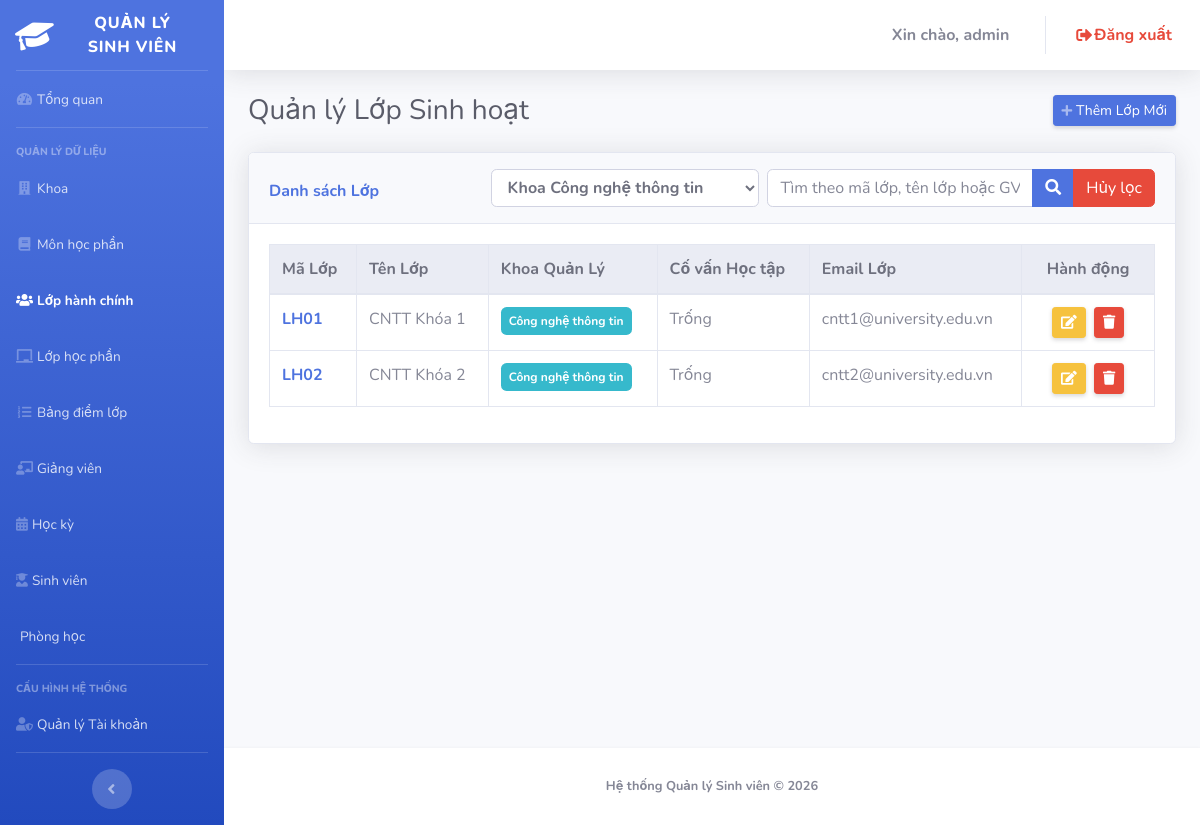
/admin/index.php?page=classes&filter_khoa=CNTT (signed in), run on an earlier commit of the app's database.
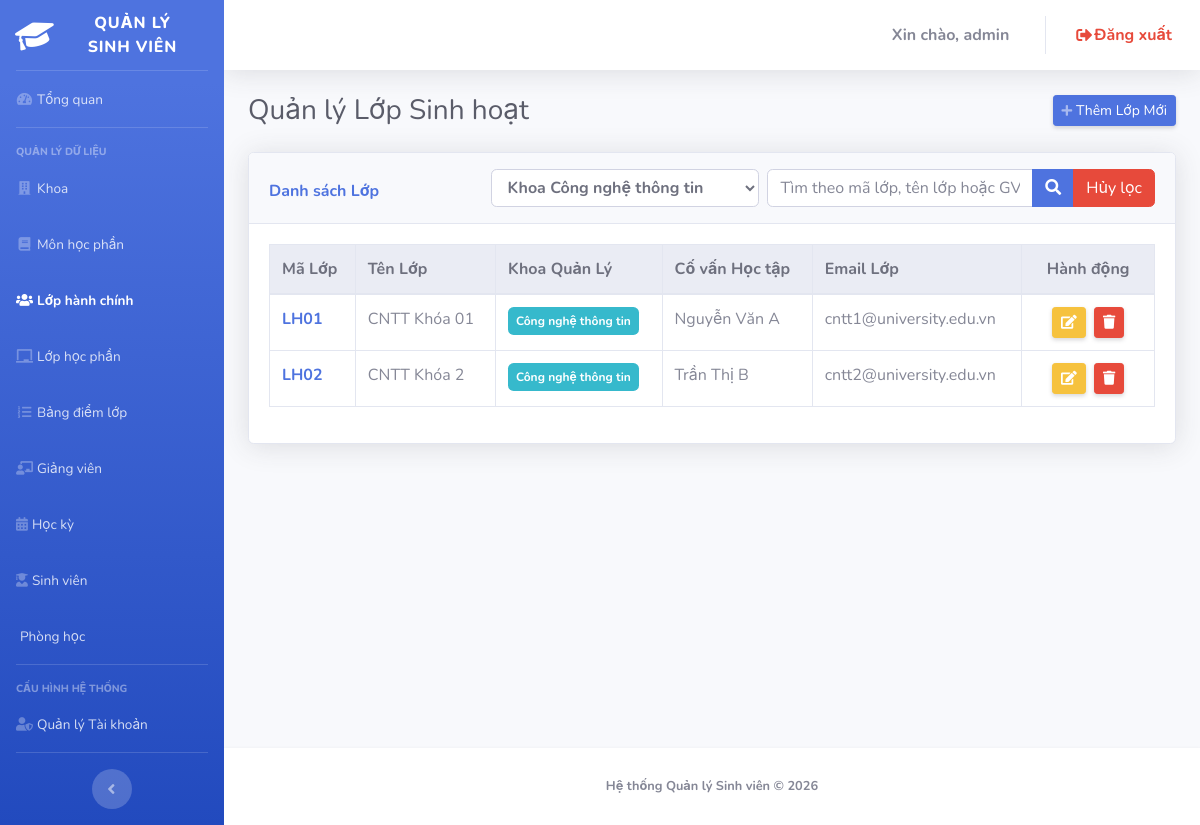
And on a later commit of the database.
### tables this page shows
CREATE TABLE
  `classes` (
    `maLop` varchar(20) NOT NULL,
    `tenLop` varchar(100) NOT NULL,
    `email` varchar(100) DEFAULT NULL,
    `maKhoa` varchar(20) NOT NULL,
    `maGV` varchar(20) NOT NULL
  );

CREATE TABLE
  `faculties` (
    `maKhoa` varchar(20) NOT NULL,
    `tenKhoa` varchar(100) NOT NULL,
    `diaChi` varchar(200) DEFAULT NULL,
    `email` varchar(100) DEFAULT NULL,
    `sdt` varchar(20) DEFAULT NULL
  );

CREATE TABLE
  `lecturers` (
    `maGV` varchar(20) NOT NULL,
    `hoTenGV` varchar(100) NOT NULL,
    `email` varchar(100) DEFAULT NULL,
    `sdt` varchar(20) DEFAULT NULL
  );

### admin/classes.php (the view, shortened to what the changed rows need)
<?php
$filter_khoa = $_GET['filter_khoa'] ?? '';
$limit = 10;
$p = isset($_GET['p']) ? (int) $_GET['p'] : 1;
$offset = (int) (($p - 1) * $limit);
$baseSelect = "SELECT c.maLop, c.tenLop, c.email, c.maKhoa, c.maGV, f.tenKhoa, t.hoTenGV
               FROM Classes c
               LEFT JOIN Faculties f ON c.maKhoa = f.maKhoa
               LEFT JOIN Lecturers t ON c.maGV = t.maGV";
$whereClauses = [];
$params = [];
if ($filter_khoa !== '') {
    $whereClauses[] = "c.maKhoa = ?";
    array_push($params, $filter_khoa);
}
$whereString = "";
if (count($whereClauses) > 0) {
    $whereString = " WHERE " . implode(" AND ", $whereClauses);
}
$sql = $baseSelect . $whereString . " ORDER BY c.maKhoa ASC, c.maLop ASC LIMIT $limit OFFSET $offset";
$stmt = $pdo->prepare($sql);
$stmt->execute($params);
$classes = $stmt->fetchAll();
?>
<div class="d-sm-flex align-items-center justify-content-between mb-4">
    <h1 class="h3 mb-0 text-gray-800">Quản lý Lớp Sinh hoạt</h1>
</div>
<div class="card shadow mb-4">
    <div class="card-body">
        <div class="table-responsive">
            <table class="table table-bordered table-hover align-middle" width="100%" cellspacing="0">
                <thead class="thead-light">
                    <tr>
                        <th>Mã Lớp</th>
                        <th>Tên Lớp</th>
                        <th>Khoa Quản Lý</th>
                        <th>Cố vấn Học tập</th>
                        <th>Email Lớp</th>
                        <th width="15%" class="text-center">Hành động</th>
                    </tr>
                </thead>
                <tbody>
                    <?php if (empty($classes)): ?>
                        <tr>
                            <td colspan="6" class="text-center py-4">Không có lớp nào phù hợp</td>
                        </tr>
                    <?php else: ?>
                        <?php foreach ($classes as $c): ?>
                            <tr>
                                <td class="font-weight-bold text-primary"><?= htmlspecialchars($c['maLop']) ?></td>
                                <td><?= htmlspecialchars($c['tenLop']) ?></td>
                                <td><span class="badge badge-info p-2"><?= htmlspecialchars($c['tenKhoa'] ?? 'Trống') ?></span>
                                </td>
                                <td><?= htmlspecialchars($c['hoTenGV'] ?? 'Trống') ?></td>
                                <td><?= htmlspecialchars($c['email']) ?></td>
                                <td class="text-center text-nowrap">
                                    <button type="button" class="btn btn-warning btn-sm mr-1 shadow-sm"
                                        onclick='openEditModal(<?= json_encode($c, JSON_HEX_TAG | JSON_HEX_APOS | JSON_HEX_QUOT | JSON_HEX_AMP | JSON_UNESCAPED_UNICODE) ?>)'>
                                        <i class="fas fa-edit"></i>
                                    </button>
                                    <form method="POST" class="d-inline">
                                        <button type="submit" class="btn btn-danger btn-sm shadow-sm"
                                            onclick="return confirm('Xóa lớp có thể ảnh hưởng sinh viên thuộc lớp. Xác nhận xóa?')">
                                            <i class="fas fa-trash"></i>
                                        </button>
                                    </form>
                                </td>
                            </tr>
                        <?php endforeach; ?>
                    <?php endif; ?>
                </tbody>
            </table>
        </div>
    </div>
</div>

What changed in the data, as far as the page shows it:
changed classes "LH01": tenLop "CNTT Khóa 1" → "CNTT Khóa 01"; maGV.hoTenGV "Trống" → "Nguyễn Văn A"
computed for classes "LH02": maGV.hoTenGV "Trống" → "Trần Thị B"
